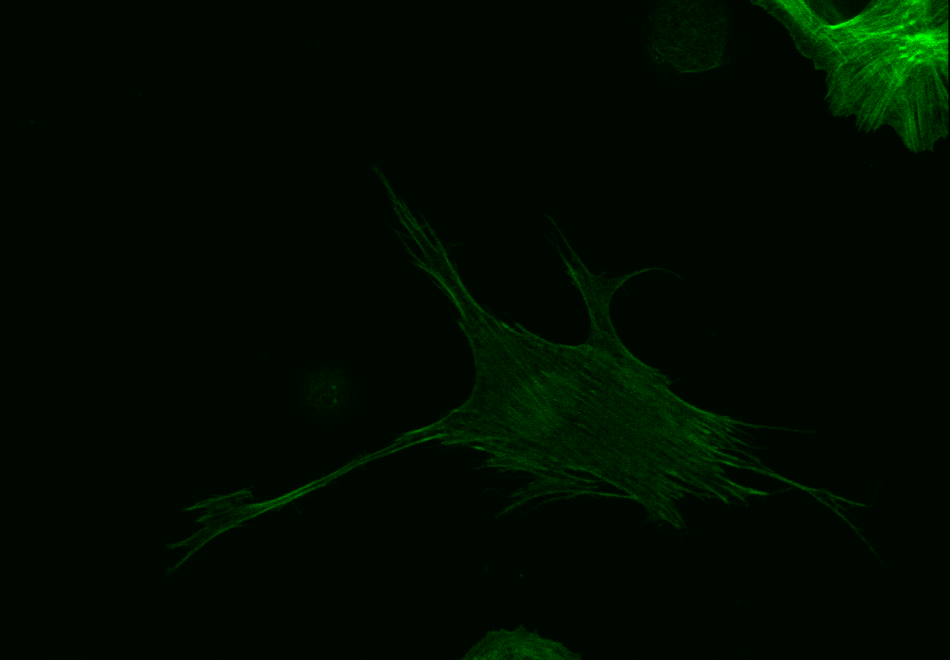
%> input picture Documentation Files and Sample Images/Mutant Actin/Mutant Actin single plane 1.tif.frames/Mutant Actin single plane 1_C001.tif, 950 x 660 px
$ octave --eval "result = actin_mask(rgb2gray(imread('Documentation Files and Sample Images/Mutant Actin/Mutant Actin single plane 1.tif.frames/Mutant Actin single plane 1_C001.tif')));"   (GNU Octave 9; MATLAB toolbox functions it lacks are replaced by stand-ins)
%> lines starting %> are read from the running program, lines starting %| are printed output that depends on the picture; in (x1, y1, x2, y2) boxes, pixels count from 0 and x2, y2 are one past the last pixel; in counts of white or black regions, pixels touching at a corner belong together; the program's own positions count from 1
function [mask Ccell_cent Carea Car Ccirc Cang coords]=actin_mask(I)

sigma=6;hsize=[12,12];
h=fspecial('gaussian',hsize,sigma);
I2=imfilter(I,h,'replicate');
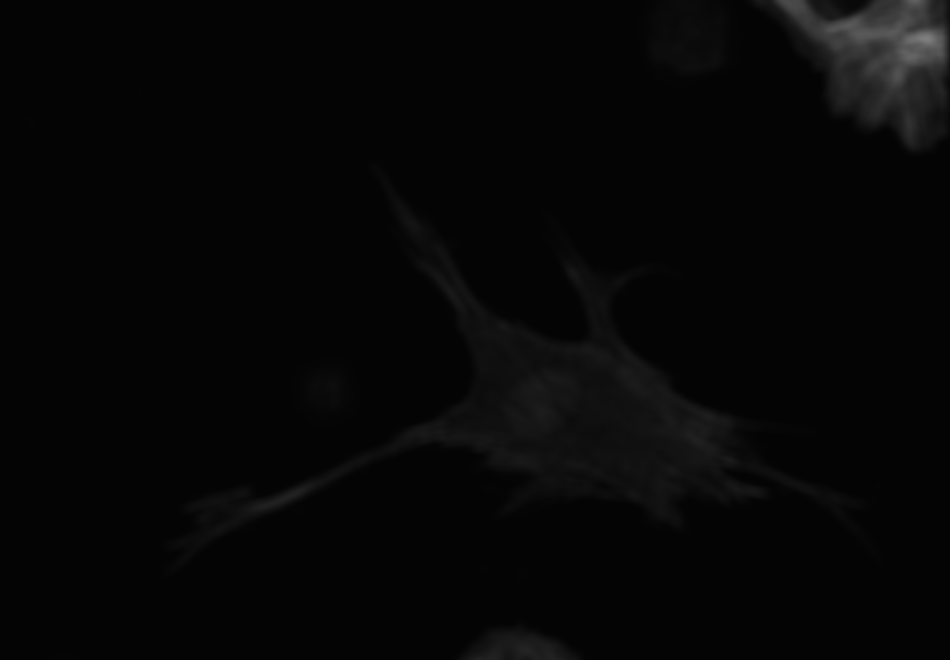
%> I2: size 660x950 uint8; min 4, max 127, mean 6.6
%figure(1); imshow(I2)
BW=edge(I2,'sobel',0.001);
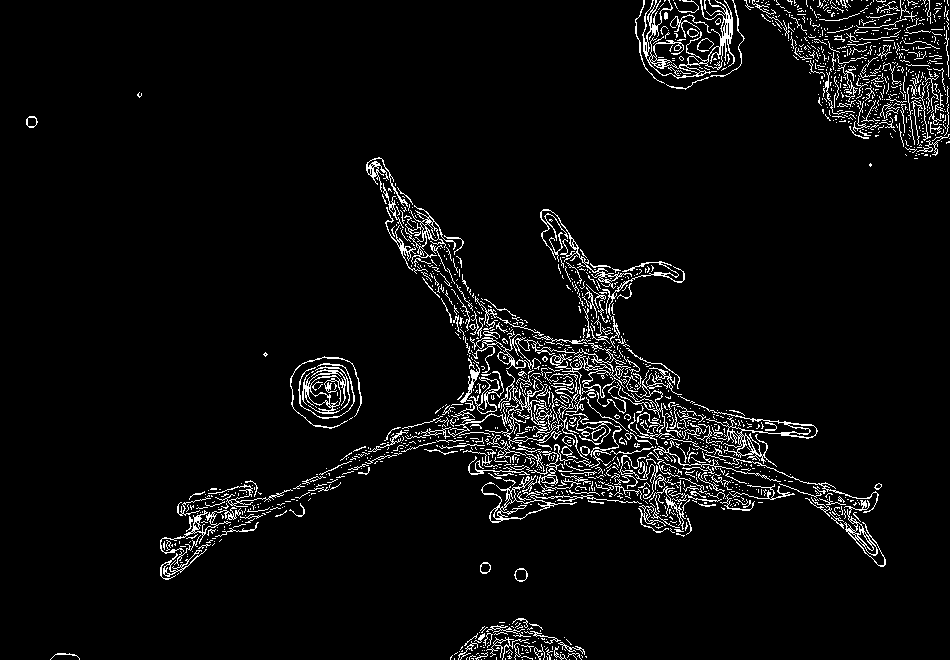
%> BW: size 660x950 logical; 4.9% white in thin lines or dots
%figure(2);imshow(BW)

se=strel('disk',6,0);
mask=imdilate(BW,se);
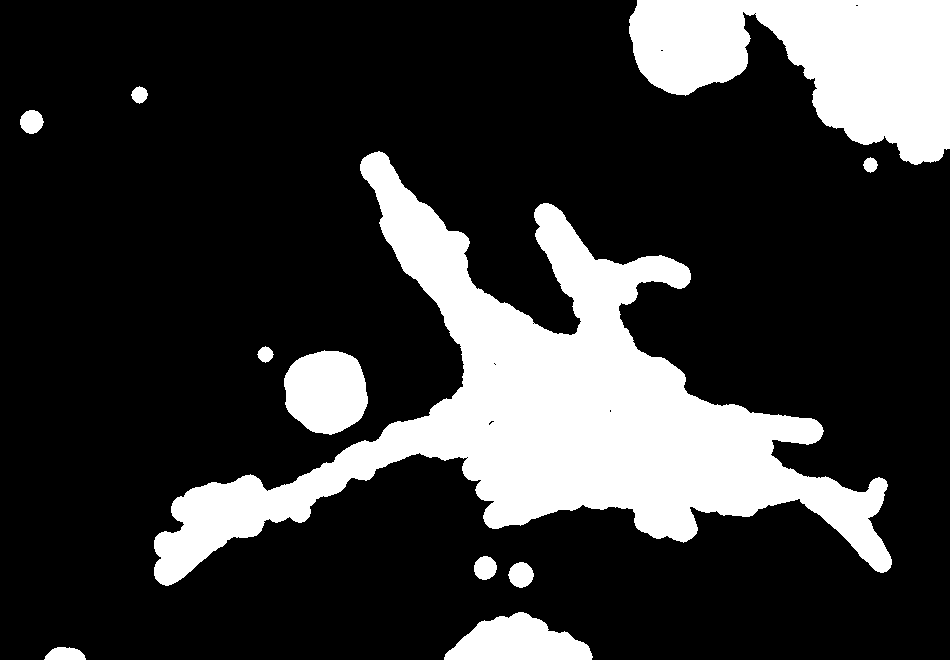
%> mask: size 660x950 logical; 21.5% white; 11 white regions, largest, box (x1, y1, x2, y2) and area: (154, 151, 892, 586) 90034, (629, 0, 950, 165) 32231, (284, 350, 368, 435) 5570
mask=imfill(mask,'holes');
%> mask: size 660x950 logical; 21.5% white; 11 white regions, largest, box (x1, y1, x2, y2) and area: (154, 151, 892, 586) 90048, (629, 0, 950, 165) 32236, (284, 350, 368, 435) 5570
mask=imerode(mask,se);
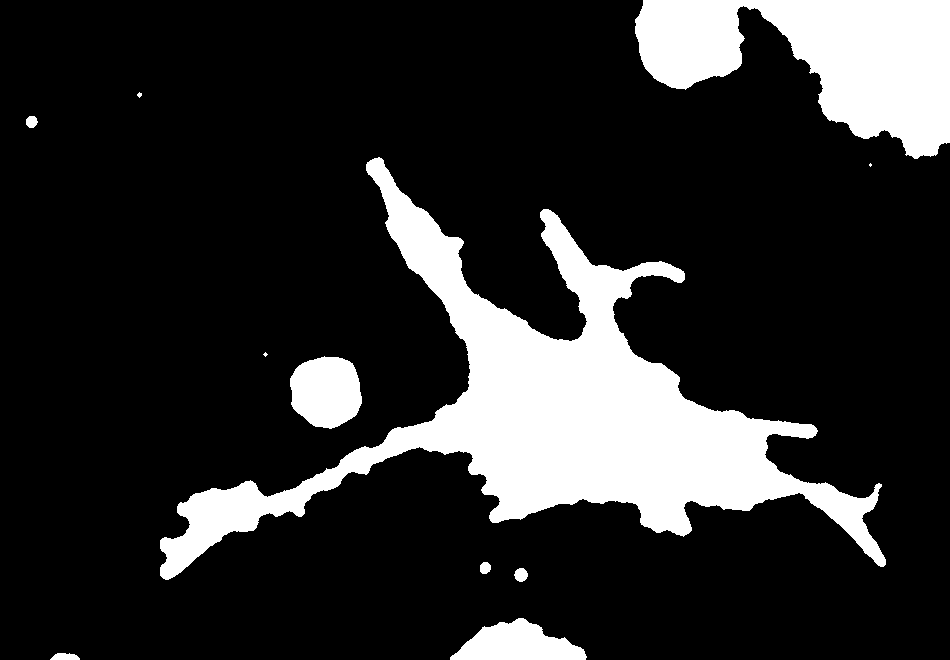
%> mask: size 660x950 logical; 17.5% white; 11 white regions (3 under 20 px), largest, box (x1, y1, x2, y2) and area: (160, 157, 886, 580) 72397, (635, 0, 950, 159) 28871, (290, 356, 362, 429) 4116
%figure(3);imshow(mask)

cc=bwconncomp(mask);
%> cc = 11 connected components
r=regionprops(cc,'Centroid','Area','Perimeter','MajorAxisLength','MinorAxisLength','PixelList','Orientation');
%> r = 11 regions; largest, Area, Centroid, MajorAxisLength, MinorAxisLength and Orientation: 72397 [553.3 414.2] 598.7 343.2 -3.66, 28871 [824 57.6] 380.8 141.9 -10.39, 4116 [326.8 392.2] 73.53 71.61 -40.64, 3589 [518.1 645.1] 126.5 41.14 -1.54, 164 [65.7 657.5] 29.83 7.51 -0.667

for i=1:cc.NumObjects
    area(i)=r(i).Area;
end
%> this loop made 11 passes
%> after the loop, area = [113 164 19 72397 13 4116 3589 108 147 28871 8]

[~,ind]=max(area);
%> ind = 4

for i=1:cc.NumObjects
    if i~=ind
        mask(cc.PixelIdxList{i})=0;
    end
end
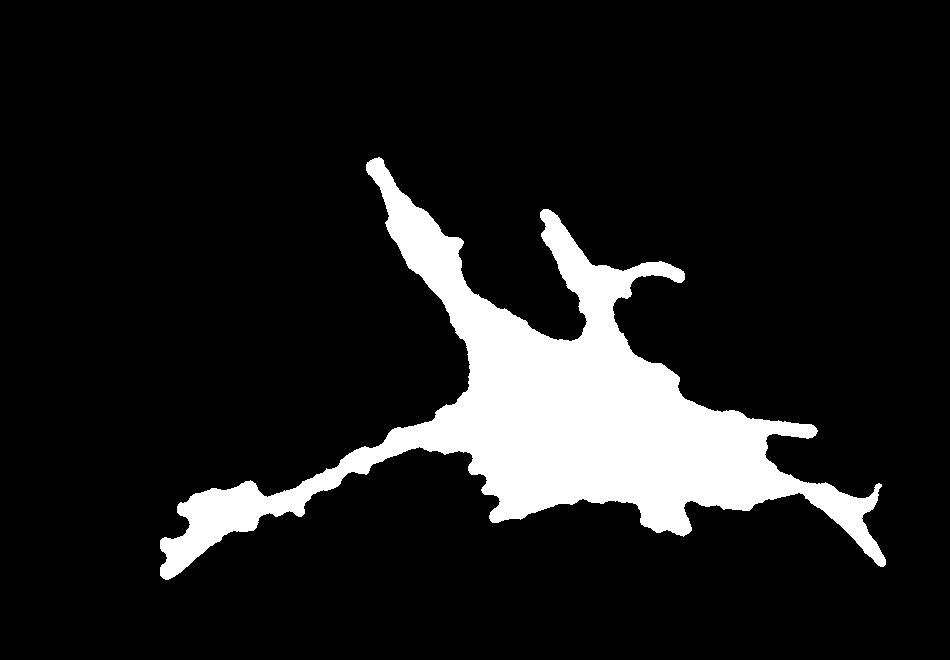
%> mask: size 660x950 logical; 11.5% white; 1 white region, box (x1, y1, x2, y2) and area: (160, 157, 886, 580) 72397

Carea=area(ind);
%> Carea = 72397
Ccell_cent=r(ind).Centroid;
%> Ccell_cent = [553.3 414.2]
Car=r(ind).MajorAxisLength/r(ind).MinorAxisLength;
%> Car = 1.74
Ccirc=(r(ind).Area*4*pi)/(r(ind).Perimeter^2);
%> Ccirc = 0.0967
Cang=r(ind).Orientation;
%> Cang = -3.66
x=r(ind).PixelList(1,1);
%> x = 161
y=r(ind).PixelList(1,2);
%> y = 541
coords=bwtraceboundary(mask,[y x],'N');
%> coords = 2718 rows, first 12: [541 161; 540 162; 539 163; 539 164; 538 165; 538 166; 538 167; 539 168; 539 169; 539 170; 539 171; 540 172]

% imshow(image)
% hold on
% plot(coords(:,2),coords(:,1),'m')
